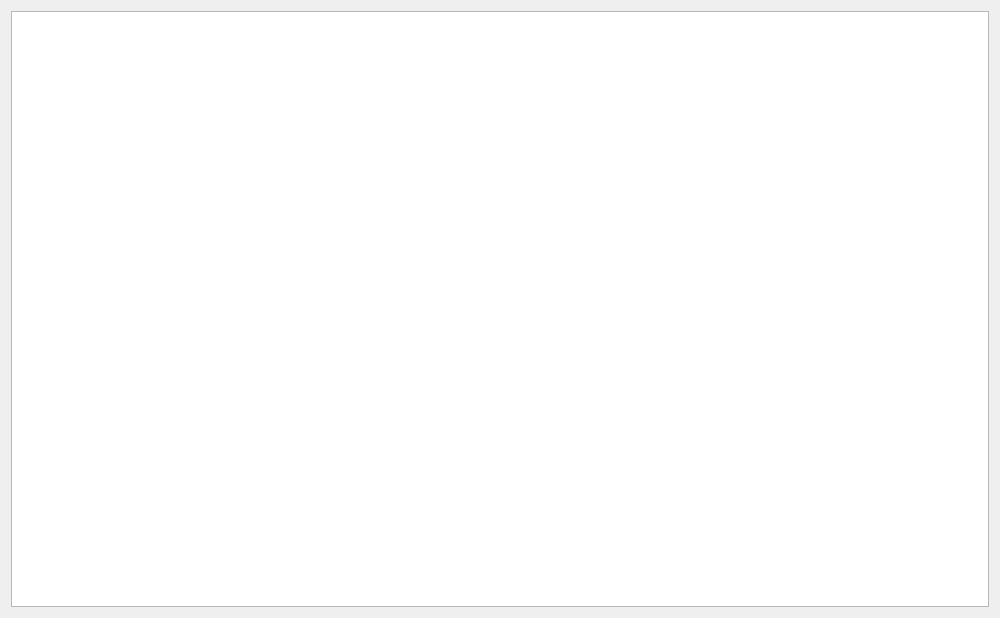
<?xml version="1.0" encoding="UTF-8"?>
<ui version="4.0">
 <class>Desktop</class>
 <widget class="QWidget" name="Desktop">
  <property name="geometry">
   <rect>
    <x>0</x>
    <y>0</y>
    <width>1000</width>
    <height>618</height>
   </rect>
  </property>
  <property name="windowTitle">
   <string>桌面</string>
  </property>
  <layout class="QGridLayout" name="gridLayout">
   <item row="0" column="0">
    <widget class="QTableWidget" name="tableWidget">
     <property name="contextMenuPolicy">
      <enum>Qt::CustomContextMenu</enum>
     </property>
     <property name="editTriggers">
      <set>QAbstractItemView::NoEditTriggers</set>
     </property>
     <property name="selectionMode">
      <enum>QAbstractItemView::NoSelection</enum>
     </property>
     <property name="textElideMode">
      <enum>Qt::ElideNone</enum>
     </property>
     <attribute name="horizontalHeaderVisible">
      <bool>false</bool>
     </attribute>
     <attribute name="horizontalHeaderMinimumSectionSize">
      <number>64</number>
     </attribute>
     <attribute name="horizontalHeaderDefaultSectionSize">
      <number>64</number>
     </attribute>
     <attribute name="horizontalHeaderHighlightSections">
      <bool>false</bool>
     </attribute>
     <attribute name="verticalHeaderVisible">
      <bool>false</bool>
     </attribute>
     <attribute name="verticalHeaderMinimumSectionSize">
      <number>64</number>
     </attribute>
     <attribute name="verticalHeaderDefaultSectionSize">
      <number>64</number>
     </attribute>
     <attribute name="verticalHeaderHighlightSections">
      <bool>false</bool>
     </attribute>
    </widget>
   </item>
  </layout>
 </widget>
 <resources/>
 <connections/>
</ui>
